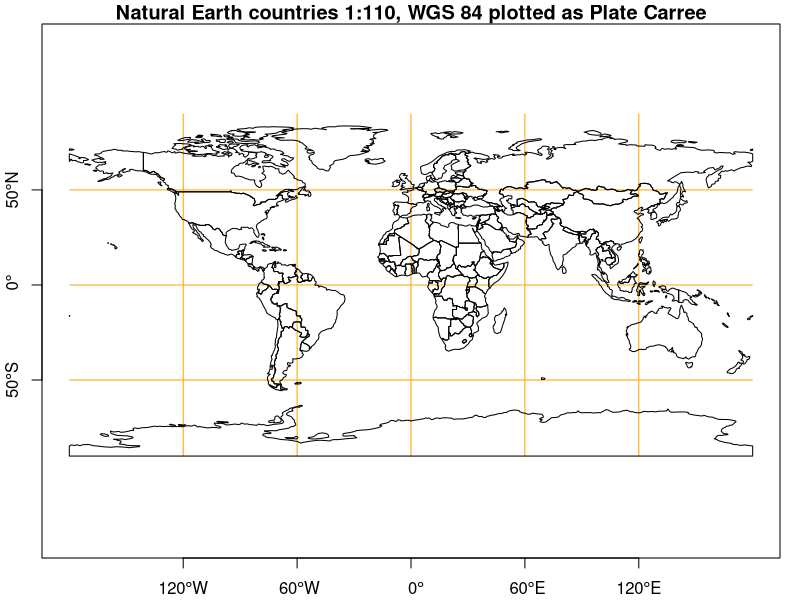
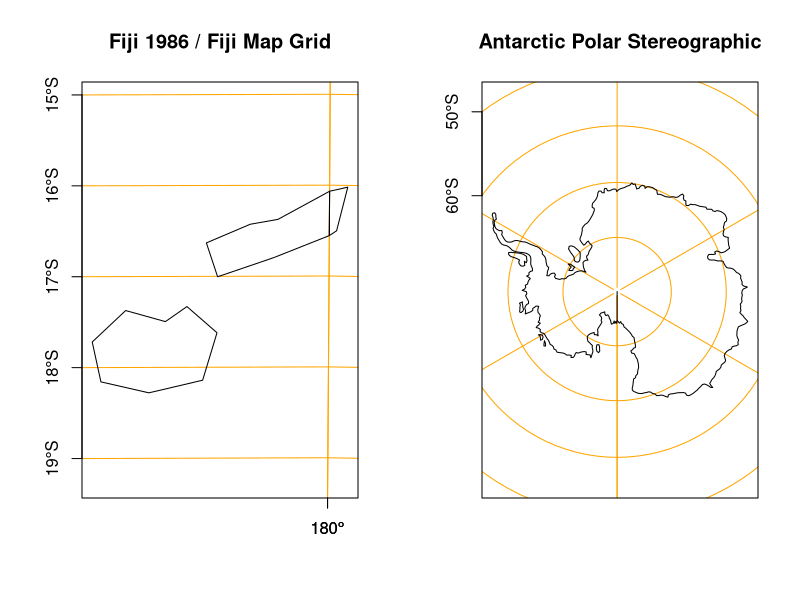
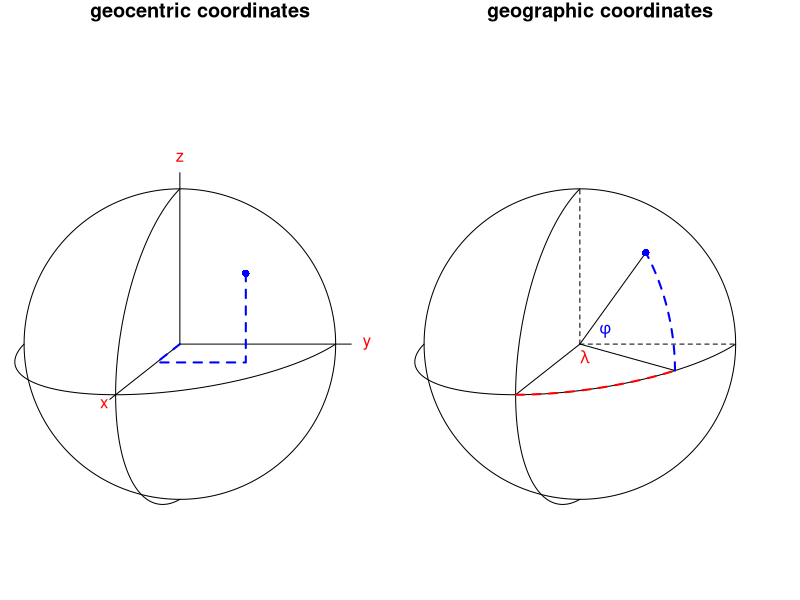
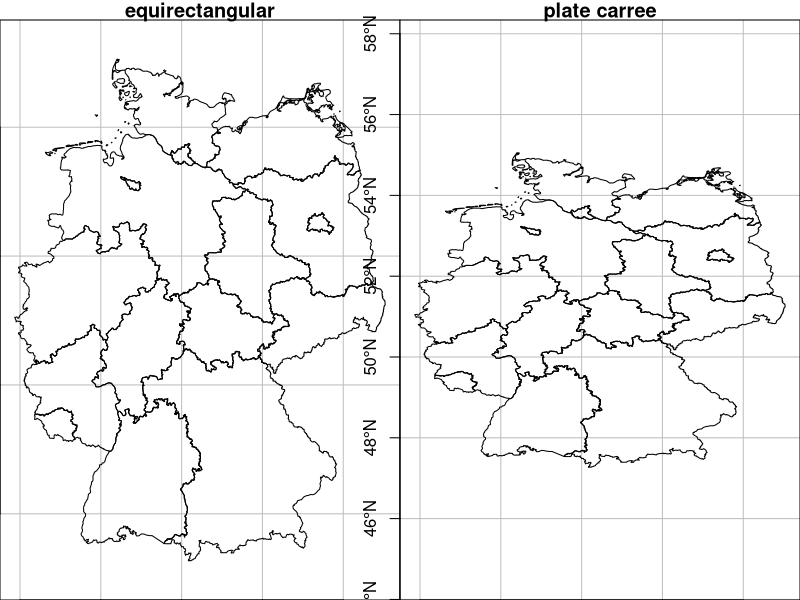
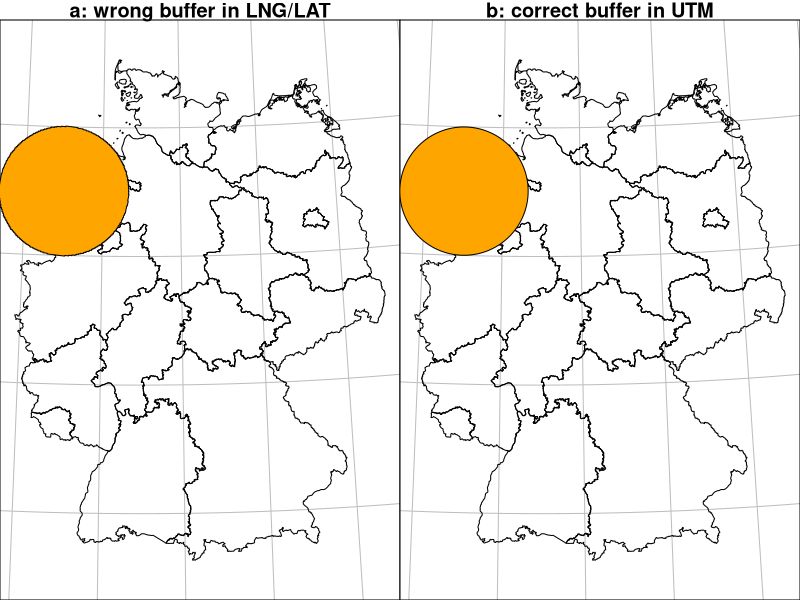
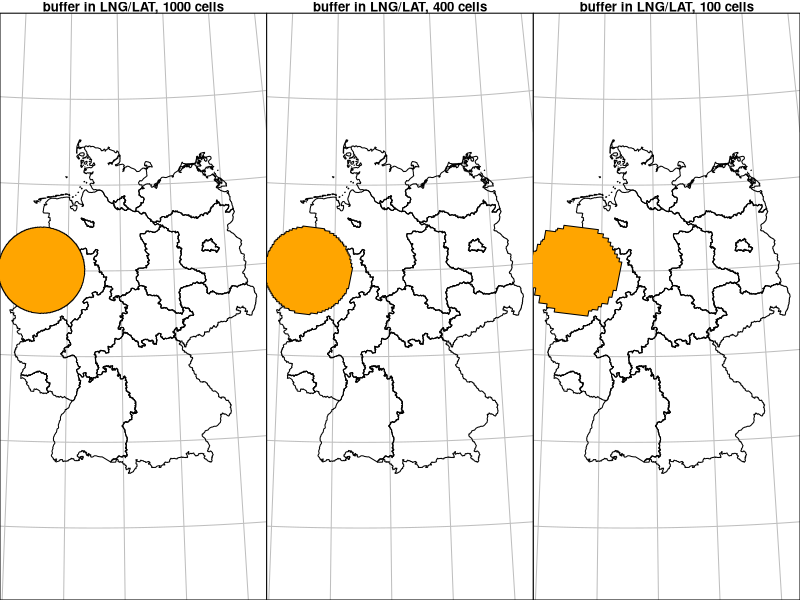

Source code (R) for these figures, in order:
## ---- chunk 1
knitr::opts_chunk$set(echo = TRUE)
## ---- chunk 2
suppressPackageStartupMessages(library(sf))
library(rnaturalearth)
co = ne_countries(returnclass = "sf")
plot(co["name_sort"], axes = TRUE, graticule = TRUE, col_graticule = 'orange', 
  main="Natural Earth countries 1:110, WGS 84 plotted as Plate Carree")
## ---- chunk 3
par(mfrow = c(1, 2))
fi = co[co$name_sort == "Fiji",] %>% 
	st_geometry() %>% 
	st_transform('EPSG:3143')
plot(fi[1], graticule=TRUE, axes=TRUE, col_graticule='orange', 
  main = 'Fiji 1986 / Fiji Map Grid')
a = co[co$name_sort == "Antarctica",] %>% 
	st_geometry() %>% 
	st_transform('EPSG:3031')
plot(a[1], graticule=TRUE, axes=TRUE, col_graticule='orange', 
  main = 'Antarctic Polar Stereographic')
## ---- chunk 4
e = cbind(-90:90,0) # equator
f1 = rbind(cbind(0, -90:90)) # 0/antimerid.
f2 = rbind(cbind(90, -90:90), cbind(270, 90:-90))# +/- 90
eq = st_sfc(st_linestring(e), st_linestring(f1), st_linestring(f2), crs=4326)

geoc = st_transform(eq, "+proj=geocent")
cc = rbind(geoc[[1]], NA, geoc[[2]], NA, geoc[[3]])
from3d = function(x, offset, maxz, minz) {
	x = x[,c(2,3,1)] + offset # move to y right, x up, z backw
	x[,2] = x[,2] - maxz      # shift y to left
	d = maxz
	z = x[,3] - minz + offset
	x[,1] = x[,1] * (d/z)
	x[,2] = x[,2] * (d/z)
	x[,1:2]
}
maxz = max(cc[,3], na.rm = TRUE)
minz = min(cc[,3], na.rm = TRUE)
offset = 3e7
circ = from3d(cc, offset, maxz, minz)
mx = max(cc, na.rm = TRUE) * 1.1
x = rbind(c(0, 0, 0), c(mx, 0, 0))
y = rbind(c(0, 0, 0), c(0, mx, 0))
z = rbind(c(0, 0, 0), c(0, 0, mx))
ll = rbind(x, NA, y, NA, z)
l0 =  from3d(ll, offset, maxz, minz)
mx = max(cc, na.rm = TRUE) * 1.2
x = rbind(c(0, 0, 0), c(mx, 0, 0))
y = rbind(c(0, 0, 0), c(0, mx, 0))
z = rbind(c(0, 0, 0), c(0, 0, mx))
ll = rbind(x, NA, y, NA, z)
l =  from3d(ll, offset, maxz, minz)

par(mfrow = c(1, 2))
par(mar=rep(c(0,0,1,0)))
plot.new()
plot.window(xlim = c(min(circ[,1],na.rm = TRUE), 3607103*1.02),
						ylim = c(min(circ[,2],na.rm = TRUE), 2873898*1.1), asp = 1)
lines(circ)
lines(l0)
text(l[c(2,5,8),], labels = c("x", "y", "z"), col = 'red')
# add POINT(60 47)
p = st_as_sfc("POINT(60 47)", crs = 4326) %>% st_transform("+proj=geocent")
p = p[[1]]
pts = rbind(c(0,0,0), c(p[1],0,0), c(p[1],p[2],0), c(p[1],p[2],p[2]))
ptsl =  from3d(pts, offset, maxz, minz)
lines(ptsl, col = 'blue', lty = 2, lwd = 2)
points(ptsl[4,1], ptsl[4,2], col = 'blue', cex = 1, pch = 16)
title("geocentric coordinates")

plot.new()
plot.window(xlim = c(min(circ[,1],na.rm = TRUE), 3607103*1.02),
						ylim = c(min(circ[,2],na.rm = TRUE), 2873898*1.1), asp = 1)
lines(circ)
title("geographic coordinates")

p = st_as_sfc("POINT(60 47)", crs = 4326) %>% st_transform("+proj=geocent")
p = p[[1]]
pts = rbind(c(0,0,0), c(p[1],p[2],p[3]))
pt =  from3d(pts, offset, maxz, minz)
lines(pt)
points(pt[2,1], pt[2,2], col = 'blue', cex = 1, pch = 16)

p0 = st_as_sfc("POINT(60 0)", crs = 4326) %>% st_transform("+proj=geocent")
p0 = p0[[1]]
pts = rbind(c(0,0,0), c(p0[1],p0[2],p0[3]))
pt =  from3d(pts, offset, maxz, minz)
lines(pt)

p0 = st_as_sfc("POINT(0 0)", crs = 4326) %>% st_transform("+proj=geocent")
p0 = p0[[1]]
pts = rbind(c(0,0,0), c(p0[1],p0[2],p0[3]))
pt =  from3d(pts, offset, maxz, minz)
lines(pt)

p0 = st_as_sfc("POINT(0 90)", crs = 4326) %>% st_transform("+proj=geocent")
p0 = p0[[1]]
pts = rbind(c(0,0,0), c(p0[1],p0[2],p0[3]))
pt =  from3d(pts, offset, maxz, minz)
lines(pt, lty = 2)

p0 = st_as_sfc("POINT(90 0)", crs = 4326) %>% st_transform("+proj=geocent")
p0 = p0[[1]]
pts = rbind(c(0,0,0), c(p0[1],p0[2],p0[3]))
pt =  from3d(pts, offset, maxz, minz)
lines(pt, lty = 2)

f1 = rbind(cbind(0:60, 0))
arc = st_sfc(st_linestring(f1), crs=4326)
geoc = st_transform(arc, "+proj=geocent")
cc = rbind(geoc[[1]])
circ = from3d(cc, offset, maxz, minz)
lines(circ, col = 'red', lwd = 2, lty = 2)

f1 = rbind(cbind(60, 0:47))
arc = st_sfc(st_linestring(f1), crs=4326)
geoc = st_transform(arc, "+proj=geocent")
cc = rbind(geoc[[1]])
circ = from3d(cc, offset, maxz, minz)
lines(circ, col = 'blue', lwd = 2, lty = 2)

text(pt[1,1]+100000, pt[1,2]+50000, labels = expression(phi), col = 'blue') # lat
text(pt[1,1]+20000, pt[1,2]-50000, labels = expression(lambda), col = 'red') # lng
## ---- chunk 5
suppressPackageStartupMessages(library(sp))
data(air, package = "spacetime")
DE <- st_as_sf(DE_NUTS1)
par(mfrow=c(1, 2))
plot(st_geometry(DE), graticule=TRUE,axes=TRUE, main="equirectangular")
plot(st_geometry(DE), graticule=TRUE,axes=TRUE,asp=1,main="plate carree")
## ---- chunk 6
suppressPackageStartupMessages(library(units))
## ---- chunk 7
st_as_sfc("POLYGON((0 0,1 0,1 1,0 1,0 0))") %>% 
	st_area()
st_as_sfc("POLYGON((0 0,1 0,1 1,0 1,0 0))", crs = "EPSG:4326") %>% 
	st_area() %>%
	set_units(km^2)
## ---- chunk 8
a <- st_as_sfc("POINT(7 53)", crs = "EPSG:4326") %>% 
	st_buffer(set_units(1, degree)) %>%
	st_transform("EPSG:25832") # UTM zone 32 N
b <- st_as_sfc("POINT(7 53)", crs = "EPSG:4326") %>% 
	st_transform("EPSG:25832") %>% # UTM zone 32 N
	st_buffer(set_units(111, km))
## ---- chunk 9
par(mfrow = c(1, 2))
DE_UTM = st_transform(DE, "EPSG:25832")
plot(st_geometry(DE_UTM), graticule=TRUE, main = "a: wrong buffer in LNG/LAT")
plot(a, col = 'orange', add = TRUE)
plot(st_geometry(DE_UTM), graticule=TRUE, main = "b: correct buffer in UTM")
plot(b, col = 'orange', add = TRUE)
## ---- chunk 10
st_as_sfc("POINT(0 89)", crs = "EPSG:4326") %>% 
	st_buffer(set_units(5, degree)) %>%
	st_bbox()
## ---- chunk 11
sf_use_s2(TRUE) # this will become default, but when?
a <- st_as_sfc("POINT(7 53)", crs = "EPSG:4326") %>% 
	st_buffer(set_units(1, degree))
## ---- chunk 12
sf_use_s2(TRUE)
a <- st_as_sfc("POINT(7 52)", crs = "EPSG:4326") %>% 
	st_buffer(set_units(1, degree)) %>% # No more warnings!
	st_transform("EPSG:25832") # UTM zone 32 N
b <- st_as_sfc("POINT(7 52)", crs = "EPSG:4326") %>% 
	st_buffer(set_units(1, degree), max_cells = 300) %>%
	st_transform("EPSG:25832") # UTM zone 32 N
c <- st_as_sfc("POINT(7 52)", crs = "EPSG:4326") %>% 
	st_buffer(set_units(1, degree), max_cells = 100) %>%
	st_transform("EPSG:25832") # UTM zone 32 N
## ---- chunk 13
par(mfrow = c(1, 3))
DE_UTM = st_transform(DE, "EPSG:25832")
plot(st_geometry(DE_UTM), graticule=TRUE, main = "buffer in LNG/LAT, 1000 cells")
plot(a, col = 'orange', add = TRUE)
plot(st_geometry(DE_UTM), graticule=TRUE, main = "buffer in LNG/LAT, 400 cells")
plot(b, col = 'orange', add = TRUE)
plot(st_geometry(DE_UTM), graticule=TRUE, main = "buffer in LNG/LAT, 100 cells")
plot(c, col = 'orange', add = TRUE)
